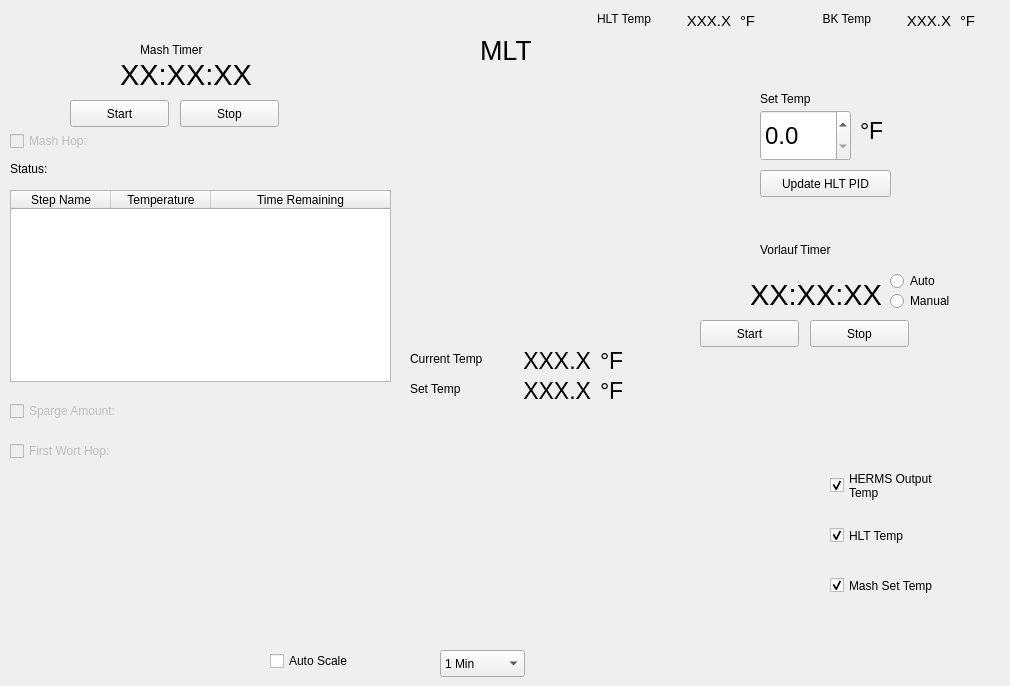
    <widget class="QWidget" name="tab_4">
     <attribute name="title">
      <string>MLT</string>
     </attribute>
     <widget class="QLabel" name="label_19">
      <property name="geometry">
       <rect>
        <x>400</x>
        <y>110</y>
        <width>231</width>
        <height>211</height>
       </rect>
      </property>
      <property name="text">
       <string/>
      </property>
      <property name="pixmap">
       <pixmap>cooler.jpg</pixmap>
      </property>
     </widget>
     <widget class="QCheckBox" name="MLT_Temp_Enable_ChkBox_HERMS">
      <property name="geometry">
       <rect>
        <x>830</x>
        <y>460</y>
        <width>171</width>
        <height>51</height>
       </rect>
      </property>
      <property name="styleSheet">
       <string notr="true"/>
      </property>
      <property name="text">
       <string>HERMS Output 
Temp</string>
      </property>
      <property name="icon">
       <iconset>
        <normaloff>red.png</normaloff>red.png</iconset>
      </property>
      <property name="checked">
       <bool>true</bool>
      </property>
     </widget>
     <widget class="QLabel" name="label_81">
      <property name="geometry">
       <rect>
        <x>410</x>
        <y>380</y>
        <width>101</width>
        <height>17</height>
       </rect>
      </property>
      <property name="text">
       <string>Set Temp</string>
      </property>
     </widget>
     <widget class="QLabel" name="L_MLT_SetTemp">
      <property name="geometry">
       <rect>
        <x>510</x>
        <y>370</y>
        <width>81</width>
        <height>41</height>
       </rect>
      </property>
      <property name="font">
       <font>
        <pointsize>17</pointsize>
       </font>
      </property>
      <property name="text">
       <string>XXX.X</string>
      </property>
      <property name="textFormat">
       <enum>Qt::AutoText</enum>
      </property>
      <property name="alignment">
       <set>Qt::AlignRight|Qt::AlignTrailing|Qt::AlignVCenter</set>
      </property>
     </widget>
     <widget class="QLabel" name="L_MLT_CurrentTemp">
      <property name="geometry">
       <rect>
        <x>510</x>
        <y>340</y>
        <width>81</width>
        <height>41</height>
       </rect>
      </property>
      <property name="font">
       <font>
        <pointsize>17</pointsize>
       </font>
      </property>
      <property name="text">
       <string>XXX.X</string>
      </property>
      <property name="textFormat">
       <enum>Qt::AutoText</enum>
      </property>
      <property name="alignment">
       <set>Qt::AlignRight|Qt::AlignTrailing|Qt::AlignVCenter</set>
      </property>
     </widget>
     <widget class="QLabel" name="label_84">
      <property name="geometry">
       <rect>
        <x>410</x>
        <y>350</y>
        <width>101</width>
        <height>17</height>
       </rect>
      </property>
      <property name="text">
       <string>Current Temp</string>
      </property>
     </widget>
     <widget class="QLabel" name="label_21">
      <property name="geometry">
       <rect>
        <x>480</x>
        <y>30</y>
        <width>51</width>
        <height>41</height>
       </rect>
      </property>
      <property name="text">
       <string>&lt;html&gt;&lt;head/&gt;&lt;body&gt;&lt;p&gt;&lt;span style=&quot; font-size:20pt;&quot;&gt;MLT&lt;/span&gt;&lt;/p&gt;&lt;/body&gt;&lt;/html&gt;</string>
      </property>
     </widget>
     <widget class="QLabel" name="label_3">
      <property name="geometry">
       <rect>
        <x>140</x>
        <y>40</y>
        <width>101</width>
        <height>20</height>
       </rect>
      </property>
      <property name="text">
       <string>Mash Timer</string>
      </property>
     </widget>
     <widget class="QPushButton" name="PB_MLT_MashTimer_Start">
      <property name="geometry">
       <rect>
        <x>70</x>
        <y>100</y>
        <width>99</width>
        <height>27</height>
       </rect>
      </property>
      <property name="text">
       <string>Start</string>
      </property>
     </widget>
     <widget class="QPushButton" name="PB_MLT_MashTimer_Stop">
      <property name="geometry">
       <rect>
        <x>180</x>
        <y>100</y>
        <width>99</width>
        <height>27</height>
       </rect>
      </property>
      <property name="text">
       <string>Stop</string>
      </property>
     </widget>
     <widget class="QLabel" name="L_MLT_MashTimer">
      <property name="geometry">
       <rect>
        <x>120</x>
        <y>59</y>
        <width>141</width>
        <height>31</height>
       </rect>
      </property>
      <property name="font">
       <font>
        <pointsize>22</pointsize>
       </font>
      </property>
      <property name="text">
       <string>XX:XX:XX</string>
      </property>
     </widget>
     <widget class="QLabel" name="L_MLT_VorlaufTimer">
      <property name="geometry">
       <rect>
        <x>750</x>
        <y>279</y>
        <width>131</width>
        <height>31</height>
       </rect>
      </property>
      <property name="font">
       <font>
        <pointsize>22</pointsize>
       </font>
      </property>
      <property name="text">
       <string>XX:XX:XX</string>
      </property>
     </widget>
     <widget class="QLabel" name="label_104">
      <property name="geometry">
       <rect>
        <x>760</x>
        <y>240</y>
        <width>101</width>
        <height>20</height>
       </rect>
      </property>
      <property name="text">
       <string>Vorlauf Timer</string>
      </property>
     </widget>
     <widget class="QPushButton" name="PB_MLT_VorlaufTimer_Start">
      <property name="geometry">
       <rect>
        <x>700</x>
        <y>320</y>
        <width>99</width>
        <height>27</height>
       </rect>
      </property>
      <property name="text">
       <string>Start</string>
      </property>
     </widget>
     <widget class="QPushButton" name="PB_MLT_VorlaufTimer_Stop">
      <property name="geometry">
       <rect>
        <x>810</x>
        <y>320</y>
        <width>99</width>
        <height>27</height>
       </rect>
      </property>
      <property name="text">
       <string>Stop</string>
      </property>
     </widget>
     <widget class="QRadioButton" name="RB_MLT_VorlaufTimer_Auto">
      <property name="geometry">
       <rect>
        <x>890</x>
        <y>270</y>
        <width>81</width>
        <height>22</height>
       </rect>
      </property>
      <property name="text">
       <string>Auto</string>
      </property>
     </widget>
     <widget class="QRadioButton" name="RB_MLT_VorlaufTimer_Manual">
      <property name="geometry">
       <rect>
        <x>890</x>
        <y>290</y>
        <width>81</width>
        <height>22</height>
       </rect>
      </property>
      <property name="text">
       <string>Manual</string>
      </property>
     </widget>
     <widget class="QCustomPlot" name="customPlot_MLT" native="true">
      <property name="geometry">
       <rect>
        <x>10</x>
        <y>460</y>
        <width>821</width>
        <height>191</height>
       </rect>
      </property>
     </widget>
     <widget class="QComboBox" name="CB_MLT_TimeRangeScale">
      <property name="geometry">
       <rect>
        <x>440</x>
        <y>650</y>
        <width>85</width>
        <height>27</height>
       </rect>
      </property>
      <item>
       <property name="text">
        <string>1 Min</string>
       </property>
      </item>
      <item>
       <property name="text">
        <string>5 Min</string>
       </property>
      </item>
      <item>
       <property name="text">
        <string>15 Min</string>
       </property>
      </item>
      <item>
       <property name="text">
        <string>30 Min</string>
       </property>
      </item>
      <item>
       <property name="text">
        <string>1 Hour</string>
       </property>
      </item>
      <item>
       <property name="text">
        <string>2 Hours</string>
       </property>
      </item>
     </widget>
     <widget class="QCheckBox" name="MLT_Auto_Scale_Enable_ChkBox">
      <property name="geometry">
       <rect>
        <x>270</x>
        <y>650</y>
        <width>98</width>
        <height>22</height>
       </rect>
      </property>
      <property name="text">
       <string>Auto Scale</string>
      </property>
     </widget>
     <widget class="QDoubleSpinBox" name="DSB_MLT_SetMashTemp">
      <property name="geometry">
       <rect>
        <x>760</x>
        <y>110</y>
        <width>91</width>
        <height>51</height>
       </rect>
      </property>
      <property name="font">
       <font>
        <pointsize>18</pointsize>
       </font>
      </property>
      <property name="decimals">
       <number>1</number>
      </property>
      <property name="maximum">
       <double>170.000000000000000</double>
      </property>
      <property name="singleStep">
       <double>0.100000000000000</double>
      </property>
     </widget>
     <widget class="QLabel" name="label_86">
      <property name="geometry">
       <rect>
        <x>760</x>
        <y>90</y>
        <width>101</width>
        <height>17</height>
       </rect>
      </property>
      <property name="text">
       <string>Set Temp</string>
      </property>
     </widget>
     <widget class="QLabel" name="label_87">
      <property name="geometry">
       <rect>
        <x>860</x>
        <y>110</y>
        <width>31</width>
        <height>41</height>
       </rect>
      </property>
      <property name="font">
       <font>
        <pointsize>17</pointsize>
       </font>
      </property>
      <property name="text">
       <string>°F</string>
      </property>
      <property name="textFormat">
       <enum>Qt::AutoText</enum>
      </property>
     </widget>
     <widget class="QPushButton" name="PB_MLT_UpdateHLTPIDSetTemp">
      <property name="geometry">
       <rect>
        <x>760</x>
        <y>170</y>
        <width>131</width>
        <height>27</height>
       </rect>
      </property>
      <property name="text">
       <string>Update HLT PID</string>
      </property>
     </widget>
     <widget class="QTableWidget" name="Table_Mash_StepTimer">
      <property name="geometry">
       <rect>
        <x>10</x>
        <y>190</y>
        <width>381</width>
        <height>192</height>
       </rect>
      </property>
      <property name="sizePolicy">
       <sizepolicy hsizetype="Fixed" vsizetype="Expanding">
        <horstretch>0</horstretch>
        <verstretch>0</verstretch>
       </sizepolicy>
      </property>
      <attribute name="horizontalHeaderStretchLastSection">
       <bool>true</bool>
      </attribute>
      <column>
       <property name="text">
        <string>Step Name</string>
       </property>
      </column>
      <column>
       <property name="text">
        <string>Temperature</string>
       </property>
      </column>
      <column>
       <property name="text">
        <string>Time Remaining</string>
       </property>
      </column>
     </widget>
     <widget class="QCheckBox" name="MLT_Temp_Enable_ChkBox_HLT">
      <property name="geometry">
       <rect>
        <x>830</x>
        <y>510</y>
        <width>171</width>
        <height>51</height>
       </rect>
      </property>
      <property name="styleSheet">
       <string notr="true"/>
      </property>
      <property name="text">
       <string>HLT Temp</string>
      </property>
      <property name="icon">
       <iconset>
        <normaloff>blue.png</normaloff>blue.png</iconset>
      </property>
      <property name="checked">
       <bool>true</bool>
      </property>
     </widget>
     <widget class="QLabel" name="L_MLT_2">
      <property name="geometry">
       <rect>
        <x>600</x>
        <y>370</y>
        <width>31</width>
        <height>41</height>
       </rect>
      </property>
      <property name="font">
       <font>
        <pointsize>17</pointsize>
       </font>
      </property>
      <property name="text">
       <string>°F</string>
      </property>
      <property name="textFormat">
       <enum>Qt::AutoText</enum>
      </property>
     </widget>
     <widget class="QLabel" name="L_MLT_1">
      <property name="geometry">
       <rect>
        <x>600</x>
        <y>340</y>
        <width>31</width>
        <height>41</height>
       </rect>
      </property>
      <property name="font">
       <font>
        <pointsize>17</pointsize>
       </font>
      </property>
      <property name="text">
       <string>°F</string>
      </property>
      <property name="textFormat">
       <enum>Qt::AutoText</enum>
      </property>
     </widget>
     <widget class="QLabel" name="label_5">
      <property name="geometry">
       <rect>
        <x>10</x>
        <y>160</y>
        <width>67</width>
        <height>17</height>
       </rect>
      </property>
      <property name="text">
       <string>Status:</string>
      </property>
     </widget>
     <widget class="QLabel" name="L_MLT_MashStatus">
      <property name="geometry">
       <rect>
        <x>70</x>
        <y>160</y>
        <width>321</width>
        <height>17</height>
       </rect>
      </property>
      <property name="text">
       <string>&lt;Mash Status&gt;</string>
      </property>
     </widget>
     <widget class="QCheckBox" name="MLT_Temp_Enable_ChkBox_SetTemp">
      <property name="geometry">
       <rect>
        <x>830</x>
        <y>560</y>
        <width>171</width>
        <height>51</height>
       </rect>
      </property>
      <property name="styleSheet">
       <string notr="true"/>
      </property>
      <property name="text">
       <string>Mash Set Temp</string>
      </property>
      <property name="icon">
       <iconset>
        <normaloff>green.png</normaloff>green.png</iconset>
      </property>
      <property name="checked">
       <bool>true</bool>
      </property>
     </widget>
     <widget class="QCheckBox" name="CB_MLT_MashHopAddition">
      <property name="enabled">
       <bool>false</bool>
      </property>
      <property name="geometry">
       <rect>
        <x>10</x>
        <y>130</y>
        <width>381</width>
        <height>22</height>
       </rect>
      </property>
      <property name="text">
       <string>Mash Hop:</string>
      </property>
     </widget>
     <widget class="QLabel" name="label_139">
      <property name="geometry">
       <rect>
        <x>550</x>
        <y>10</y>
        <width>101</width>
        <height>17</height>
       </rect>
      </property>
      <property name="text">
       <string>HLT Temp</string>
      </property>
      <property name="alignment">
       <set>Qt::AlignRight|Qt::AlignTrailing|Qt::AlignVCenter</set>
      </property>
     </widget>
     <widget class="QLabel" name="label_140">
      <property name="geometry">
       <rect>
        <x>770</x>
        <y>10</y>
        <width>101</width>
        <height>17</height>
       </rect>
      </property>
      <property name="text">
       <string>BK Temp</string>
      </property>
      <property name="alignment">
       <set>Qt::AlignRight|Qt::AlignTrailing|Qt::AlignVCenter</set>
      </property>
     </widget>
     <widget class="QLabel" name="L_Main_15">
      <property name="geometry">
       <rect>
        <x>960</x>
        <y>0</y>
        <width>31</width>
        <height>41</height>
       </rect>
      </property>
      <property name="font">
       <font>
        <pointsize>11</pointsize>
       </font>
      </property>
      <property name="text">
       <string>°F</string>
      </property>
      <property name="textFormat">
       <enum>Qt::AutoText</enum>
      </property>
     </widget>
     <widget class="QLabel" name="L_Main_16">
      <property name="geometry">
       <rect>
        <x>740</x>
        <y>0</y>
        <width>31</width>
        <height>41</height>
       </rect>
      </property>
      <property name="font">
       <font>
        <pointsize>11</pointsize>
       </font>
      </property>
      <property name="text">
       <string>°F</string>
      </property>
      <property name="textFormat">
       <enum>Qt::AutoText</enum>
      </property>
     </widget>
     <widget class="QLabel" name="L_HLT_CurrentTemp_MLTPage">
      <property name="geometry">
       <rect>
        <x>650</x>
        <y>0</y>
        <width>81</width>
        <height>41</height>
       </rect>
      </property>
      <property name="font">
       <font>
        <pointsize>11</pointsize>
       </font>
      </property>
      <property name="text">
       <string>XXX.X</string>
      </property>
      <property name="textFormat">
       <enum>Qt::AutoText</enum>
      </property>
      <property name="alignment">
       <set>Qt::AlignRight|Qt::AlignTrailing|Qt::AlignVCenter</set>
      </property>
     </widget>
     <widget class="QLabel" name="L_BK_CurrentTemp_MLTPage">
      <property name="geometry">
       <rect>
        <x>870</x>
        <y>0</y>
        <width>81</width>
        <height>41</height>
       </rect>
      </property>
      <property name="font">
       <font>
        <pointsize>11</pointsize>
       </font>
      </property>
      <property name="text">
       <string>XXX.X</string>
      </property>
      <property name="textFormat">
       <enum>Qt::AutoText</enum>
      </property>
      <property name="alignment">
       <set>Qt::AlignRight|Qt::AlignTrailing|Qt::AlignVCenter</set>
      </property>
     </widget>
     <widget class="QCheckBox" name="CB_MLT_FWHopAddition">
      <property name="enabled">
       <bool>false</bool>
      </property>
      <property name="geometry">
       <rect>
        <x>10</x>
        <y>440</y>
        <width>381</width>
        <height>22</height>
       </rect>
      </property>
      <property name="text">
       <string>First Wort Hop:</string>
      </property>
     </widget>
     <widget class="QCheckBox" name="CB_MLT_SpargeAmount">
      <property name="enabled">
       <bool>false</bool>
      </property>
      <property name="geometry">
       <rect>
        <x>10</x>
        <y>400</y>
        <width>381</width>
        <height>22</height>
       </rect>
      </property>
      <property name="text">
       <string>Sparge Amount:</string>
      </property>
     </widget>
    </widget>
